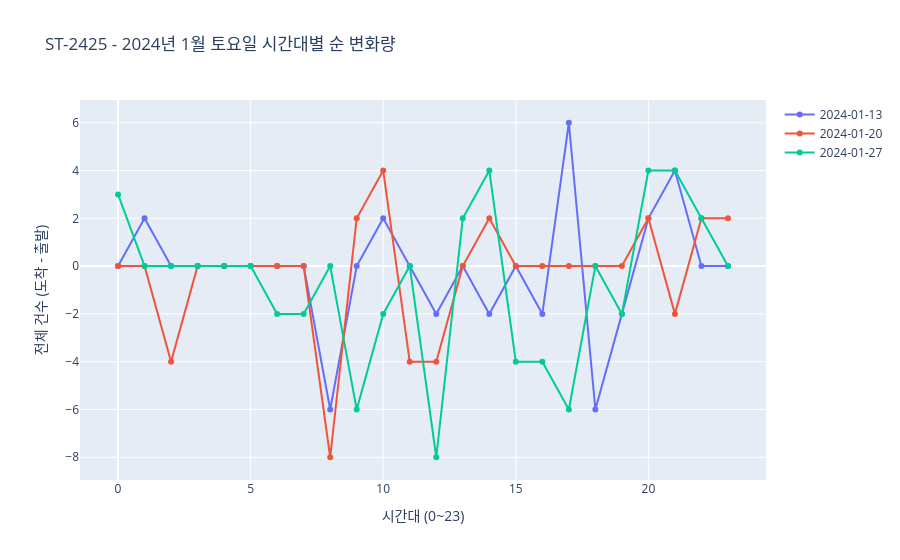

Here is the notebook cell this chart was saved with:
### Code cell
import pandas as pd
import plotly.graph_objects as go

# -----------------------------
# 1. 스테이션 하나 선택
# -----------------------------
station_id = "ST-2425"

df_plot = train_df.copy()
df_plot["기준_날짜"] = pd.to_datetime(df_plot["기준_날짜"])

df_plot = df_plot[df_plot["station"] == station_id]

# -----------------------------
# 2. 2024년 1월 + 월요일
# -----------------------------
df_plot = df_plot[
    (df_plot["기준_날짜"].dt.year == 2024) &
    (df_plot["기준_날짜"].dt.month == 1) &
    (df_plot["기준_날짜"].dt.dayofweek == 5)
]

# 날짜 문자열
df_plot["date_str"] = df_plot["기준_날짜"].dt.strftime("%Y-%m-%d")

# -----------------------------
# 3. 혹시 모를 중복 제거 (안전장치)
# -----------------------------
df_plot = df_plot.groupby(
    ["date_str", "시간대"], as_index=False
)["전체_건수"].sum()

# -----------------------------
# 4. 그래프
# -----------------------------
fig = go.Figure()

for date, group in df_plot.groupby("date_str"):
    group = group.sort_values("시간대")

    fig.add_trace(
        go.Scatter(
            x=group["시간대"],
            y=group["전체_건수"],
            mode="lines+markers",
            name=date
        )
    )

fig.update_layout(
    title=f"{station_id} - 2024년 1월 토요일 시간대별 순 변화량",
    xaxis_title="시간대 (0~23)",
    yaxis_title="전체 건수 (도착 - 출발)",
    hovermode="x unified"
)

fig.show()

### Figure 1 — Plotly figure (JSON) as saved in the notebook; plotly's stock layout.template omitted (floating-point values rounded to 4 significant figures)
{"data": [{"mode": "lines+markers", "name": "2024-01-13", "type": "scatter", "x": [0, 1, 2, 3, 4, 5, 6, 7, 8, 9, 10, 11, 12, 13, 14, 15, 16, 17, 18, 19, 20, 21, 22, 23], "y": [0.0, 2.0, 0.0, 0.0, 0.0, 0.0, 0.0, 0.0, -6.0, 0.0, 2.0, 0.0, -2.0, 0.0, -2.0, 0.0, -2.0, 6.0, -6.0, -2.0, 2.0, 4.0, 0.0, 0.0]}, {"mode": "lines+markers", "name": "2024-01-20", "type": "scatter", "x": [0, 1, 2, 3, 4, 5, 6, 7, 8, 9, 10, 11, 12, 13, 14, 15, 16, 17, 18, 19, 20, 21, 22, 23], "y": [0.0, 0.0, -4.0, 0.0, 0.0, 0.0, 0.0, 0.0, -8.0, 2.0, 4.0, -4.0, -4.0, 0.0, 2.0, 0.0, 0.0, 0.0, 0.0, 0.0, 2.0, -2.0, 2.0, 2.0]}, {"mode": "lines+markers", "name": "2024-01-27", "type": "scatter", "x": [0, 1, 2, 3, 4, 5, 6, 7, 8, 9, 10, 11, 12, 13, 14, 15, 16, 17, 18, 19, 20, 21, 22, 23], "y": [3.0, 0.0, 0.0, 0.0, 0.0, 0.0, -2.0, -2.0, 0.0, -6.0, -2.0, 0.0, -8.0, 2.0, 4.0, -4.0, -4.0, -6.0, 0.0, -2.0, 4.0, 4.0, 2.0, 0.0]}], "layout": {"hovermode": "x unified", "title": {"text": "ST-2425 - 2024년 1월 토요일 시간대별 순 변화량"}, "xaxis": {"title": {"text": "시간대 (0~23)"}}, "yaxis": {"title": {"text": "전체 건수 (도착 - 출발)"}}}}
